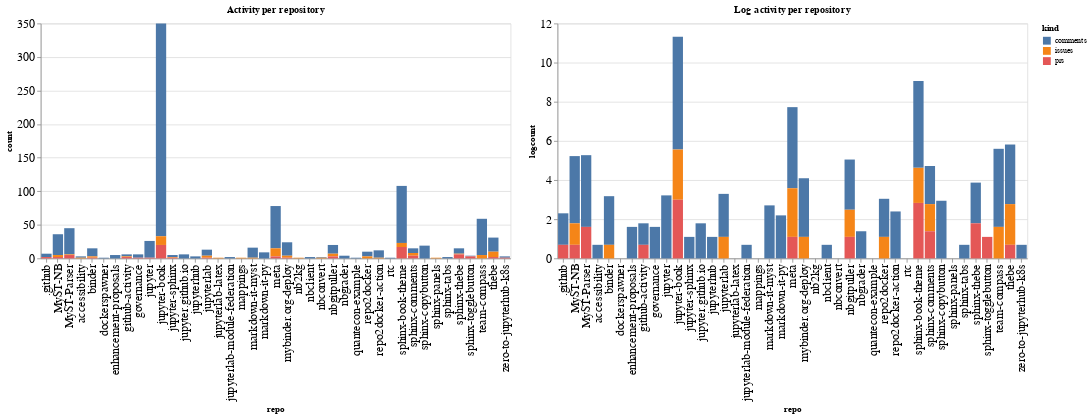

The code cell stored with this chart in its notebook:
### Code cell
ch1 = alt.Chart(repo_summaries, width=600, title="Activity per repository").mark_bar().encode(
    x='repo',
    y='count',
    color='kind',
    tooltip="kind"
)

ch2 = alt.Chart(repo_summaries, width=600, title="Log activity per repository").mark_bar().encode(
    x='repo',
    y='logcount',
    color='kind',
    tooltip="kind"
)

ch1 | ch2

### Figure 1 — Vega-Lite specification as saved in the notebook (floating-point values rounded to 4 significant figures)
{"config": {"axisLeft": {"labelFontSize": 15}, "axisBottom": {"labelFontSize": 15}}, "hconcat": [{"mark": "bar", "encoding": {"color": {"type": "nominal", "field": "kind"}, "tooltip": {"type": "nominal", "field": "kind"}, "x": {"type": "nominal", "field": "repo"}, "y": {"type": "quantitative", "field": "count"}}, "title": "Activity per repository", "width": 600}, {"mark": "bar", "encoding": {"color": {"type": "nominal", "field": "kind"}, "tooltip": {"type": "nominal", "field": "kind"}, "x": {"type": "nominal", "field": "repo"}, "y": {"type": "quantitative", "field": "logcount"}}, "title": "Log activity per repository", "width": 600}], "data": {"name": "data-592d1e6d6069086e682df2b1a979b808"}, "$schema": "https://vega.github.io/schema/vega-lite/v4.8.1.json", "datasets": {"data-592d1e6d6069086e682df2b1a979b808": [{"repo": ".github", "kind": "comments", "count": 5, "logcount": 1.609}, {"repo": ".github", "kind": "prs", "count": 2, "logcount": 0.6931}, {"repo": "MyST-NB", "kind": "comments", "count": 31, "logcount": 3.434}, {"repo": "MyST-NB", "kind": "issues", "count": 3, "logcount": 1.099}, {"repo": "MyST-NB", "kind": "prs", "count": 2, "logcount": 0.6931}, {"repo": "MyST-Parser", "kind": "comments", "count": 39, "logcount": 3.664}, {"repo": "MyST-Parser", "kind": "issues", "count": 1, "logcount": 0.0}, {"repo": "MyST-Parser", "kind": "prs", "count": 5, "logcount": 1.609}, {"repo": "accessibility", "kind": "comments", "count": 2, "logcount": 0.6931}, {"repo": "accessibility", "kind": "issues", "count": 1, "logcount": 0.0}, {"repo": "binder", "kind": "comments", "count": 12, "logcount": 2.485}, {"repo": "binder", "kind": "issues", "count": 2, "logcount": 0.6931}, {"repo": "binder", "kind": "prs", "count": 1, "logcount": 0.0}, {"repo": "dockerspawner", "kind": "comments", "count": 1, "logcount": 0.0}, {"repo": "enhancement-proposals", "kind": "comments", "count": 5, "logcount": 1.609}, {"repo": "github-activity", "kind": "comments", "count": 3, "logcount": 1.099}, {"repo": "github-activity", "kind": "issues", "count": 1, "logcount": 0.0}, {"repo": "github-activity", "kind": "prs", "count": 2, "logcount": 0.6931}, {"repo": "governance", "kind": "comments", "count": 5, "logcount": 1.609}, {"repo": "governance", "kind": "prs", "count": 1, "logcount": 0.0}, {"repo": "jupyter", "kind": "comments", "count": 25, "logcount": 3.219}, {"repo": "jupyter", "kind": "prs", "count": 1, "logcount": 0.0}, {"repo": "jupyter-book", "kind": "comments", "count": 317, "logcount": 5.759}, {"repo": "jupyter-book", "kind": "issues", "count": 13, "logcount": 2.565}, {"repo": "jupyter-book", "kind": "prs", "count": 20, "logcount": 2.996}, {"repo": "jupyter-sphinx", "kind": "comments", "count": 3, "logcount": 1.099}, {"repo": "jupyter-sphinx", "kind": "issues", "count": 1, "logcount": 0.0}, {"repo": "jupyter-sphinx", "kind": "prs", "count": 1, "logcount": 0.0}, {"repo": "jupyter.github.io", "kind": "comments", "count": 6, "logcount": 1.792}, {"repo": "jupyterhub", "kind": "comments", "count": 3, "logcount": 1.099}, {"repo": "jupyterlab", "kind": "comments", "count": 9, "logcount": 2.197}, {"repo": "jupyterlab", "kind": "issues", "count": 3, "logcount": 1.099}, {"repo": "jupyterlab", "kind": "prs", "count": 1, "logcount": 0.0}, {"repo": "jupyterlab-latex", "kind": "issues", "count": 1, "logcount": 0.0}, {"repo": "jupyterlab-module-federation", "kind": "comments", "count": 2, "logcount": 0.6931}, {"repo": "mappings", "kind": "issues", "count": 1, "logcount": 0.0}, {"repo": "markdown-it-myst", "kind": "comments", "count": 15, "logcount": 2.708}, {"repo": "markdown-it-myst", "kind": "issues", "count": 1, "logcount": 0.0}, {"repo": "markdown-it-py", "kind": "comments", "count": 9, "logcount": 2.197}, {"repo": "meta", "kind": "comments", "count": 63, "logcount": 4.143}, {"repo": "meta", "kind": "issues", "count": 12, "logcount": 2.485}, {"repo": "meta", "kind": "prs", "count": 3, "logcount": 1.099}, {"repo": "mybinder.org-deploy", "kind": "comments", "count": 20, "logcount": 2.996}, {"repo": "mybinder.org-deploy", "kind": "issues", "count": 3, "logcount": 1.099}, {"repo": "mybinder.org-deploy", "kind": "prs", "count": 1, "logcount": 0.0}, {"repo": "nb2kg", "kind": "issues", "count": 1, "logcount": 0.0}, {"repo": "nbclient", "kind": "comments", "count": 2, "logcount": 0.6931}, {"repo": "nbconvert", "kind": "comments", "count": 1, "logcount": 0.0}, {"repo": "nbconvert", "kind": "issues", "count": 1, "logcount": 0.0}, {"repo": "nbgitpuller", "kind": "comments", "count": 13, "logcount": 2.565}, {"repo": "nbgitpuller", "kind": "issues", "count": 4, "logcount": 1.386}, {"repo": "nbgitpuller", "kind": "prs", "count": 3, "logcount": 1.099}, {"repo": "nbgrader", "kind": "comments", "count": 4, "logcount": 1.386}, {"repo": "quantecon-example", "kind": "comments", "count": 1, "logcount": 0.0}, {"repo": "repo2docker", "kind": "comments", "count": 7, "logcount": 1.946}, {"repo": "repo2docker", "kind": "issues", "count": 3, "logcount": 1.099}, {"repo": "repo2docker-action", "kind": "comments", "count": 11, "logcount": 2.398}, {"repo": "repo2docker-action", "kind": "issues", "count": 1, "logcount": 0.0}, {"repo": "rtc", "kind": "comments", "count": 1, "logcount": 0.0}, {"repo": "sphinx-book-theme", "kind": "comments", "count": 85, "logcount": 4.443}, {"repo": "sphinx-book-theme", "kind": "issues", "count": 6, "logcount": 1.792}, {"repo": "sphinx-book-theme", "kind": "prs", "count": 17, "logcount": 2.833}, {"repo": "sphinx-comments", "kind": "comments", "count": 7, "logcount": 1.946}, {"repo": "sphinx-comments", "kind": "issues", "count": 4, "logcount": 1.386}, {"repo": "sphinx-comments", "kind": "prs", "count": 4, "logcount": 1.386}, {"repo": "sphinx-copybutton", "kind": "comments", "count": 19, "logcount": 2.944}, {"repo": "sphinx-panels", "kind": "issues", "count": 1, "logcount": 0.0}, {"repo": "sphinx-tabs", "kind": "comments", "count": 2, "logcount": 0.6931}, {"repo": "sphinx-thebe", "kind": "comments", "count": 8, "logcount": 2.079}, {"repo": "sphinx-thebe", "kind": "issues", "count": 1, "logcount": 0.0}, {"repo": "sphinx-thebe", "kind": "prs", "count": 6, "logcount": 1.792}, {"repo": "sphinx-togglebutton", "kind": "comments", "count": 1, "logcount": 0.0}, {"repo": "sphinx-togglebutton", "kind": "prs", "count": 3, "logcount": 1.099}, {"repo": "team-compass", "kind": "comments", "count": 54, "logcount": 3.989}, {"repo": "team-compass", "kind": "issues", "count": 5, "logcount": 1.609}, {"repo": "thebe", "kind": "comments", "count": 21, "logcount": 3.045}, {"repo": "thebe", "kind": "issues", "count": 8, "logcount": 2.079}, {"repo": "thebe", "kind": "prs", "count": 2, "logcount": 0.6931}, {"repo": "zero-to-jupyterhub-k8s", "kind": "comments", "count": 2, "logcount": 0.6931}, {"repo": "zero-to-jupyterhub-k8s", "kind": "prs", "count": 1, "logcount": 0.0}]}}
